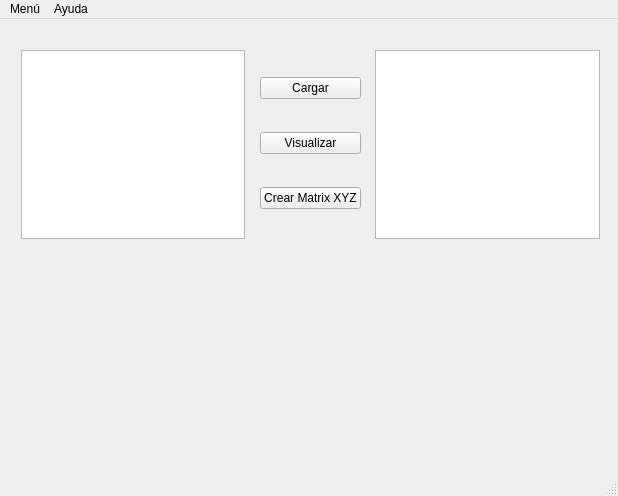
<?xml version="1.0" encoding="UTF-8"?>
<ui version="4.0">
 <class>MainWindow</class>
 <widget class="QMainWindow" name="MainWindow">
  <property name="geometry">
   <rect>
    <x>0</x>
    <y>0</y>
    <width>618</width>
    <height>496</height>
   </rect>
  </property>
  <property name="windowTitle">
   <string>RadExT</string>
  </property>
  <widget class="QWidget" name="centralWidget">
   <widget class="QWidget" name="horizontalLayoutWidget_2">
    <property name="geometry">
     <rect>
      <x>10</x>
      <y>20</y>
      <width>601</width>
      <height>211</height>
     </rect>
    </property>
    <layout class="QHBoxLayout" name="horizontalLayout_2">
     <item>
      <widget class="QListView" name="listView"/>
     </item>
     <item>
      <spacer name="horizontalSpacer_2">
       <property name="orientation">
        <enum>Qt::Horizontal</enum>
       </property>
       <property name="sizeHint" stdset="0">
        <size>
         <width>40</width>
         <height>20</height>
        </size>
       </property>
      </spacer>
     </item>
     <item>
      <layout class="QVBoxLayout" name="verticalLayout">
       <item>
        <widget class="QPushButton" name="pushButton_3">
         <property name="text">
          <string>Cargar</string>
         </property>
        </widget>
       </item>
       <item>
        <widget class="QPushButton" name="pushButton_2">
         <property name="text">
          <string>Visualizar</string>
         </property>
        </widget>
       </item>
       <item>
        <widget class="QPushButton" name="pushButton">
         <property name="text">
          <string>Crear Matrix XYZ</string>
         </property>
        </widget>
       </item>
      </layout>
     </item>
     <item>
      <spacer name="horizontalSpacer">
       <property name="orientation">
        <enum>Qt::Horizontal</enum>
       </property>
       <property name="sizeHint" stdset="0">
        <size>
         <width>40</width>
         <height>20</height>
        </size>
       </property>
      </spacer>
     </item>
     <item>
      <widget class="QGraphicsView" name="graphicsView_2"/>
     </item>
    </layout>
   </widget>
  </widget>
  <widget class="QMenuBar" name="menuBar">
   <property name="geometry">
    <rect>
     <x>0</x>
     <y>0</y>
     <width>618</width>
     <height>21</height>
    </rect>
   </property>
   <widget class="QMenu" name="menuMen">
    <property name="title">
     <string>Menú</string>
    </property>
    <addaction name="actionAbrir_Volumen"/>
    <addaction name="actionLimpiar"/>
    <addaction name="actionSalir"/>
   </widget>
   <widget class="QMenu" name="menuAyuda">
    <property name="title">
     <string>Ayuda</string>
    </property>
    <addaction name="actionC_mo_usar_RadExT"/>
    <addaction name="actionAcerca_de"/>
   </widget>
   <addaction name="menuMen"/>
   <addaction name="menuAyuda"/>
  </widget>
  <widget class="QStatusBar" name="statusBar"/>
  <action name="actionAbrir_Volumen">
   <property name="text">
    <string>Cargar Volumen</string>
   </property>
  </action>
  <action name="actionLimpiar">
   <property name="text">
    <string>Limpiar</string>
   </property>
  </action>
  <action name="actionSalir">
   <property name="text">
    <string>Salir</string>
   </property>
  </action>
  <action name="actionC_mo_usar_RadExT">
   <property name="text">
    <string>Cómo usar RadExT</string>
   </property>
  </action>
  <action name="actionAcerca_de">
   <property name="text">
    <string>Acerca de...</string>
   </property>
  </action>
 </widget>
 <layoutdefault spacing="6" margin="11"/>
 <resources/>
 <connections/>
</ui>
